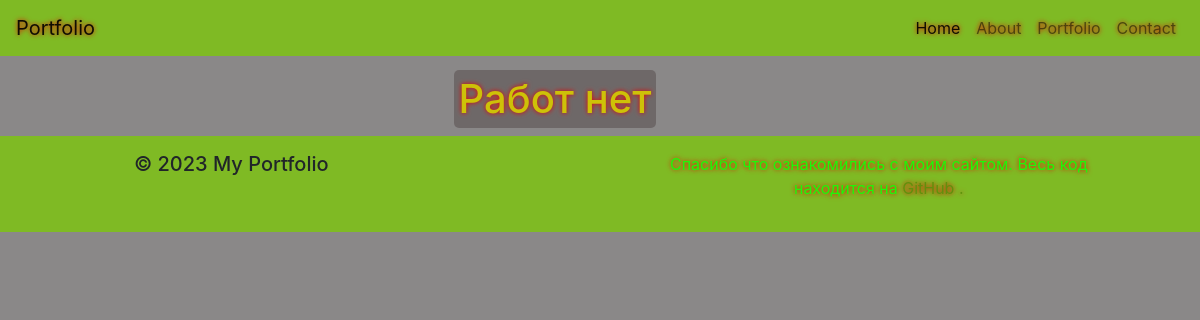
/portfolio/, run on an earlier commit of the app's database.
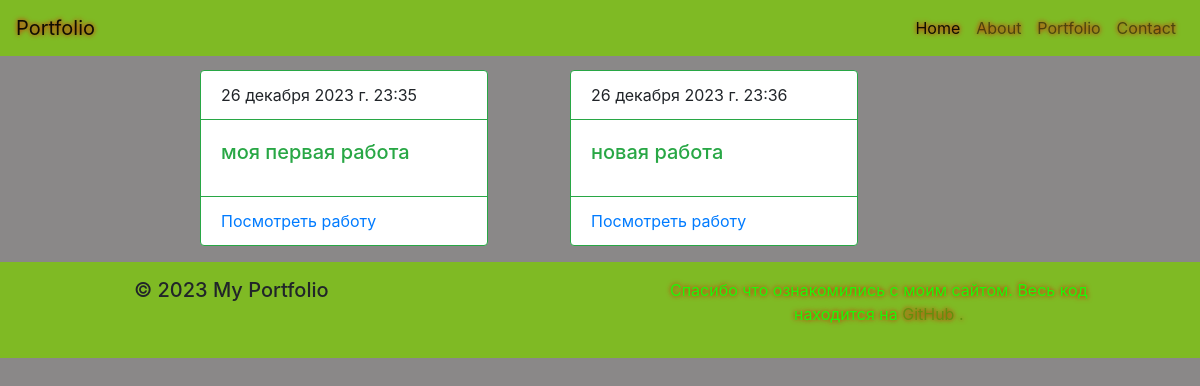
And on a later commit of the database.
### main/models.py (models this page shows, shortened)
class  Work(models.Model):
    title_work = models.CharField(max_length=50)
    text_work = models.TextField(blank=True)
    time_create = models.DateTimeField(auto_now_add=True)
    time_update = models.DateTimeField(auto_now=True)
    slug = models.SlugField(max_length=255, db_index=True, blank=True, default='', verbose_name='URL')
    def get_absolute_url(self):
        return reverse('work', kwargs={'work_slug': self.slug})

### main/views.py (the view)
# urls.py: path('portfolio/', views.portfolio, name='portfolio'),
def portfolio(request):
    posts = Work.objects.all()
    data = {'title': 'Портфолио',
            'posts': posts,
            }
    return render(request, 'main/portfolio.html', data)

### main/templates/main/portfolio.html (shortened to what this page needs)
{% extends 'main/baze.html' %}
{% block content%}
<div class="container row justify-content-center">
{%if posts %}
    {% for p in posts %}
    <div class="col-4">
    <div class="card border-success mb-3" style="max-width: 18rem;">
      <div class="card-header bg-transparent border-success">{{p.time_create}}</div>
      <div class="card-body text-success">
        <h5 class="card-title">{{p.title_work}}</h5>
        </div>
      <div class="card-footer bg-transparent border-success"><a  href="{{ p.get_absolute_url }}"> Посмотреть работу</a></div>
    </div>
    </div>
    {% endfor %}
    {% else %}
<h1 class="text-center">Работ нет</h1>
    {% endif %}
    </div>
{% endblock %}

What changed in the data, as far as the page shows it:
added Work: time_create "26 декабря 2023 г. 23:35", title_work "моя первая работа"
added Work: time_create "26 декабря 2023 г. 23:36", title_work "новая работа"
Also different on the page:
text no longer shown: "Работ нет"
